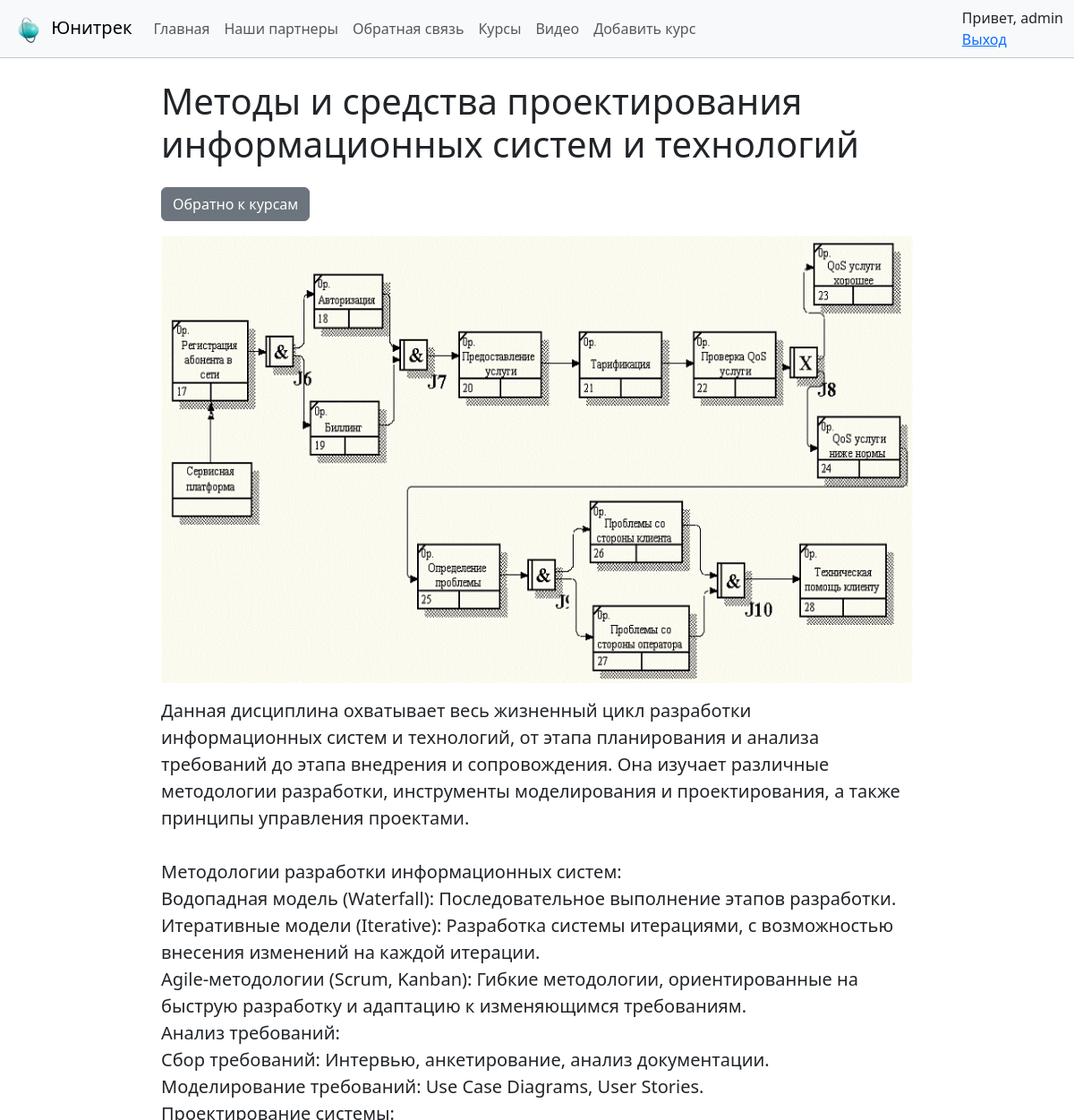
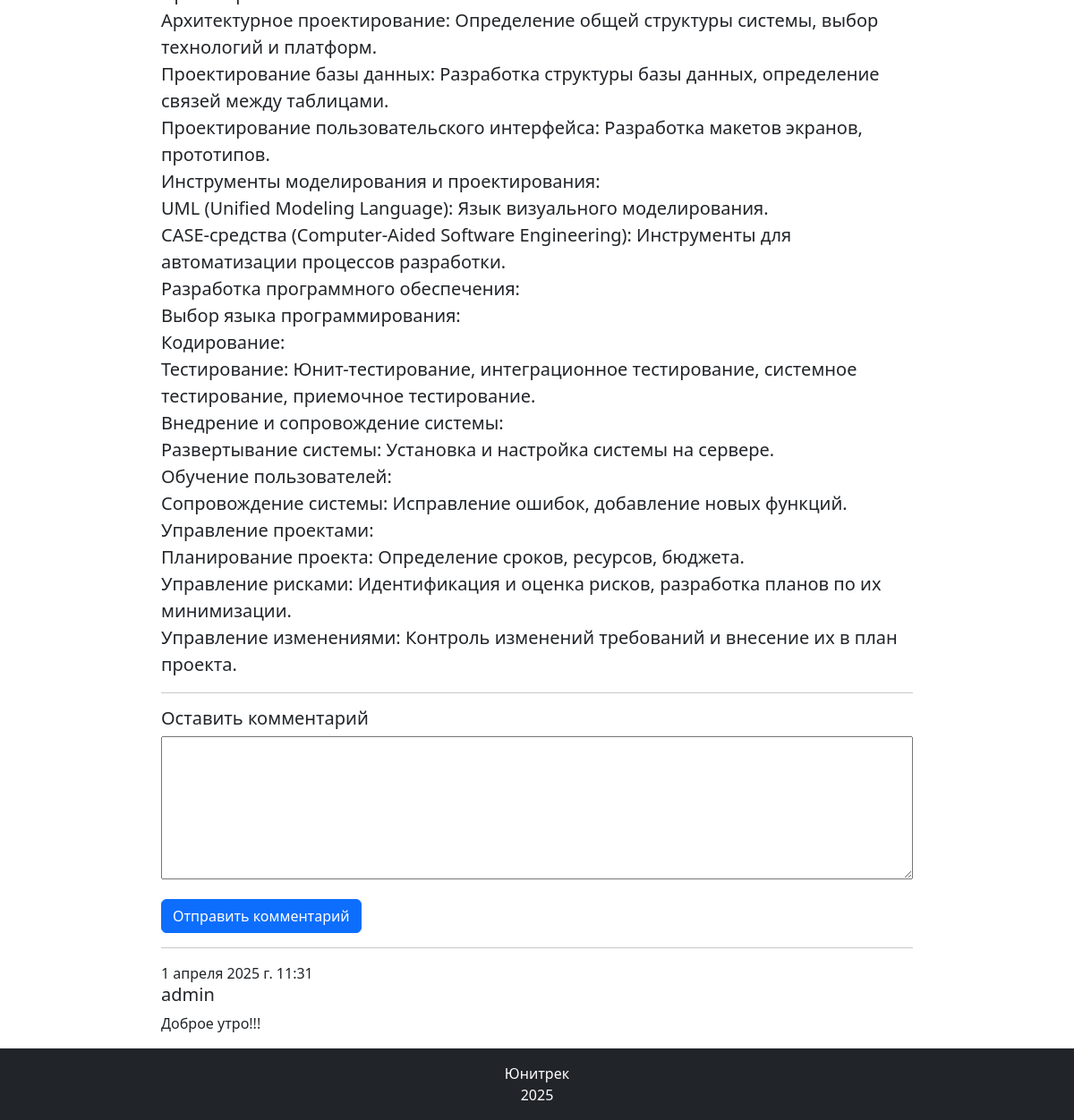
The app's page /course/16/ (signed in) with its own data (2 pictures, top to bottom).
### course/models.py (models this page shows, shortened)
class Course(models.Model):
    title = models.CharField(max_length=100, unique_for_date="posted",verbose_name="Название курса")
    description = models.TextField(verbose_name="Краткое содержание")
    content = models.TextField(verbose_name="Содержание")
    image_path = models.FileField(default="temp.jpg", verbose_name="Путь к картинке",null=True, blank=True)
    posted = models.DateTimeField(default = datetime.now(), db_index = True,verbose_name="Дата добавления курса")
    teacher = models.ForeignKey(User,null=True, blank=True, on_delete=models.RESTRICT, verbose_name="Преподаватель")
    def __str__(self):
        return self.title
    class Meta:
        db_table = "Course"
        ordering = ["-posted"]
        verbose_name = "Курс"
        verbose_name_plural = "Курсы"

class Comment(models.Model):
    text = models.TextField(verbose_name="Текст комментария")
    date = models.DateTimeField(default = datetime.now(),db_index=True,verbose_name="Дата комментария")
    author = models.ForeignKey(User, on_delete= models.CASCADE, verbose_name="Автор комментария")
    post = models.ForeignKey(Course,on_delete=models.CASCADE,verbose_name="Статья комментария")
    class Meta:
        db_table = "Comment"
        ordering = ["-date"]
        verbose_name = "Комментарий к статье блога"
        verbose_name_plural = "Комментарии к статье блога"

### course/views.py (the view)
# urls.py: path('course/<int:id>/', views.course, name='course'),
def course(request,id):
    course = Course.objects.get(pk=id)
    comments = Comment.objects.filter(post=id)
    print(course)
    if request.method == 'POST':
        form = CommentForm(request.POST)
        if form.is_valid():
            comment_f = form.save(commit=False)
            comment_f.author = request.user
            comment_f.date = datetime.now()
            comment_f.post = Course.objects.get(id=id)
            comment_f.save()
            return redirect('course', id=course.id)
    else:
        form = CommentForm()
    return render(request,'course/course.html',{
        'course':course,
        'comments':comments,
        'form':form,
        'year':datetime.now().year,
    })

### course/forms.py
class CommentForm(forms.ModelForm):
    class Meta:
        model = Comment
        fields = ('text',)
        labels = {'text':''}

### course/templates/course/course.html (shortened to what this page needs)
{% extends "course/base.html" %}
{% load static %}
{% block content %}
    <br>
    <span class="h1">{{course.title}}</span>
    <br><br>
    <p><a href="{% url 'courses' %}"><button class="btn btn-secondary">Обратно к курсам</button></a></p>
    <figure>
        <img src="{{course.image_path.url}}" width="100%" height="500vh" alt="...">
    </figure>
    <p class="lead">{{course.content|linebreaksbr}}</p>
    <hr>
    {% if user.is_authenticated %}
        <h5>Оставить комментарий</h5>
        <form method="POST">
            <div class="">
                {{form.as_p}}
                <button type="submit" class="btn btn-primary">Отправить комментарий</button>
            </div>
        </form>
    {% else %}
        <h5>Для добавления своего комментария,пожалуйста, авторизуйтесь</h5>
    {% endif %}
    {% for comment in comments %}
        <hr>
        <h7>{{comment.date}}</h7>
        <h5>{{comment.author}}</h5>
        <p>{{comment.text|linebreaksbr}}</p>
    {% endfor %}
{% endblock %}

### course/templates/course/base.html (shortened to what this page needs)
<!DOCTYPE html>
<html lang="ru">
<head>
    {% load static %}
    <link rel="stylesheet" href="{% static 'course/css/main.css' %}">
    {% load bootstrap5 %}
    {% bootstrap_css %}
</head>
<body >
    <header>
        <nav class="navbar navbar-expand-lg bg-body-tertiary">
          <div class="container-fluid">
            <a class="navbar-brand" href="">
              <img src="{% static 'course/content/logo.ico' %}" alt="Logo" width="40" height="32" class="d-inline-block align-text-top">
              Юнитрек
            </a>
            <div class="collapse navbar-collapse" id="navbarTogglerDemo03">
              <ul class="navbar-nav me-auto mb-2 mb-lg-0">
                <li class="nav-item">
                  <a class="nav-link" aria-current="page" href="{% url 'index' %}">Главная</a>
                </li>
                <li class="nav-item">
                  <a class="nav-link" href="{%url 'partners' %}">Наши партнеры</a>
                </li>
                <li class="nav-item">
                  <a class="nav-link" href="{%url 'feedback' %}">Обратная связь</a>
                </li>
                <li class="nav-item">
                  <a class="nav-link" href="{%url 'courses' %}">Курсы</a>
                </li>
                  <li class="nav-item">
                  <a class="nav-link" href="{%url 'videos' %}">Видео</a>
                </li>
                  {% if user.is_superuser %}
                  <li class="nav-item">
                  <a class="nav-link" href="{%url 'createCourse' %}">Добавить курс</a>
                </li>
                  {% endif %}
              </ul>
                {% if not user.is_authenticated %}
                        <form class="d-flex" id="loginForm" action="/login/" method="post">
                            {% csrf_token %}
                            <ul class="nav flex-column">
                                <li class="nav-item"><span>Вы еще не зарегистрированы(<a href="{% url 'registration' %}">Зарегистрироваться</a>)</span></li>
                                <li class="nav-item"><a href="javascript:document.getElementById('loginForm').submit()">Войти</a></li>
                            </ul>
                        </form>
                    {% else %}
                        <form id="logoutForm" action="/logout/" method="post">
                            <ul class="nav flex-column">
                                <li class="nav-item"><span>Привет, {{user.username}}</span></li>
                                <li class="nav-item"><a href="javascript:document.getElementById('logoutForm').submit()">Выход</a></li>
                            </ul>
                        </form>
                    {% endif %}
            </div>
          </div>
        </nav>
    </header>
    <hr style="margin: 0;">
    <main class="d-flex flex-row">
        <aside style="width: 15%"></aside>
        <article style="width: 70%">
            {% block content %}{% endblock %}
        </article>
        <aside style="width: 15%"></aside>
    </main>
    <footer class="bg-dark text-white text-center py-3">
        <span>Юнитрек<br>2025</span>
    </footer>
</body>
</html>

### course/static/course/css/main.css (style rules this page uses)
article { min-height: 80vh; }

### course/templates/course/course.html (style rules this page uses)
textarea { width: 100%; height: 20vh; }

### records on screen
Course: title "Методы и средства проектирования информационных систем и технологий", image_path (picture), content "Данная дисциплина охватывает весь жизненный цикл разработки информационных систем и технологий, от этапа планирования и анализа требований до этапа внедрения и сопровождения. Она изучает различные методологии разработки, инструменты моделирования и проектирования, а также принципы управления проектами. Методологии разработки информационных систем: Водопадная модель (Waterfall): Последовательное выполнение этапов разработки. Итеративные модели (Iterative): Разработка системы итерациями, с возможностью внесения изменений на каждой итерации. Agile-методологии (Scrum, Kanban): Гибкие методологии, ориентированные на быструю разработку и адаптацию к изменяющимся требованиям. Анализ требований:…"
Comment: date "1 апреля 2025 г. 11:31", author "admin", text "Доброе утро!!!"

### other values on screen
{{ user.username }} "admin"
